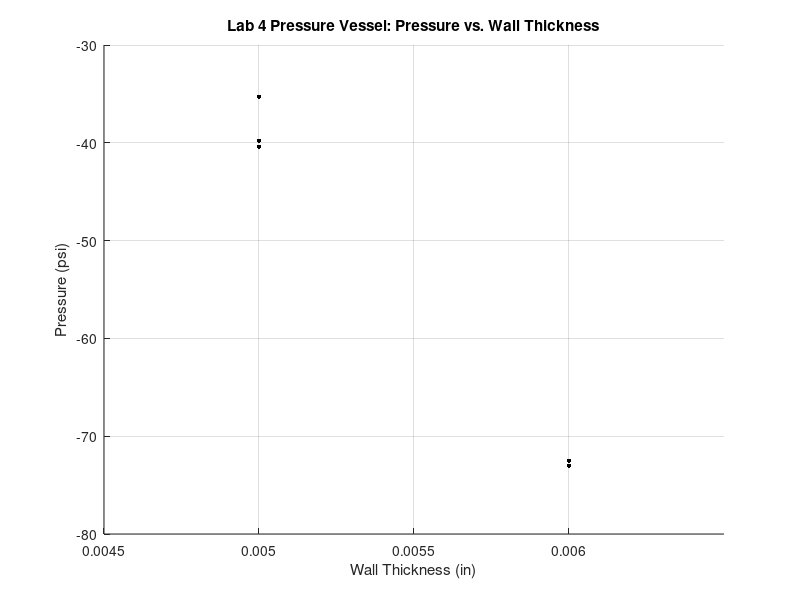

This chart was generated by the following MATLAB code: (Note: this script raises an error after producing the figure.)
% lab 4 - pressure vessel (sprite can) strain

% clear all vars and plots
close all; clear all; clc;

% potentiomater experiment
x = [0.005 0.006 0.005 0.005 0.006];	% thickenss
y = [-35.3 -72.5 -39.8 -40.4 -73.0];	% pressure
err = [35.3*.04*.5 72.5*.0712*.5 39.8*.045*.5 40.4*.0455*.5 73.0*.0717*.5];

% get least squares fit and R^2 value
p = polyfit(x,y,1);
yfit = polyval(p,x);
yresid = y - yfit;
SSresid = sum(yresid.^2);
SStotal = (length(y)-1) * var(y);
rsq = 1 - SSresid/SStotal;

% plot pressure vs thickness
fig = figure(1);
colormap(jet); 
hold on;
grid on;
title('Lab 4 Pressure Vessel: Pressure vs. Wall Thickness');
xlim([0.0045 0.0065]);
%ylim([168 192]);
xlabel('Wall Thickness (in)');
ylabel('Pressure (psi)');

plot(x,y,'.k','MarkerSize',10);
errorbar(x,y,err,'LineStyle','none');

% plot regression fit
xl = xlim;
x1 = linspace(xl(1),xl(2));
y1 = polyval(p,x1);
plot(x1,y1,'b');
